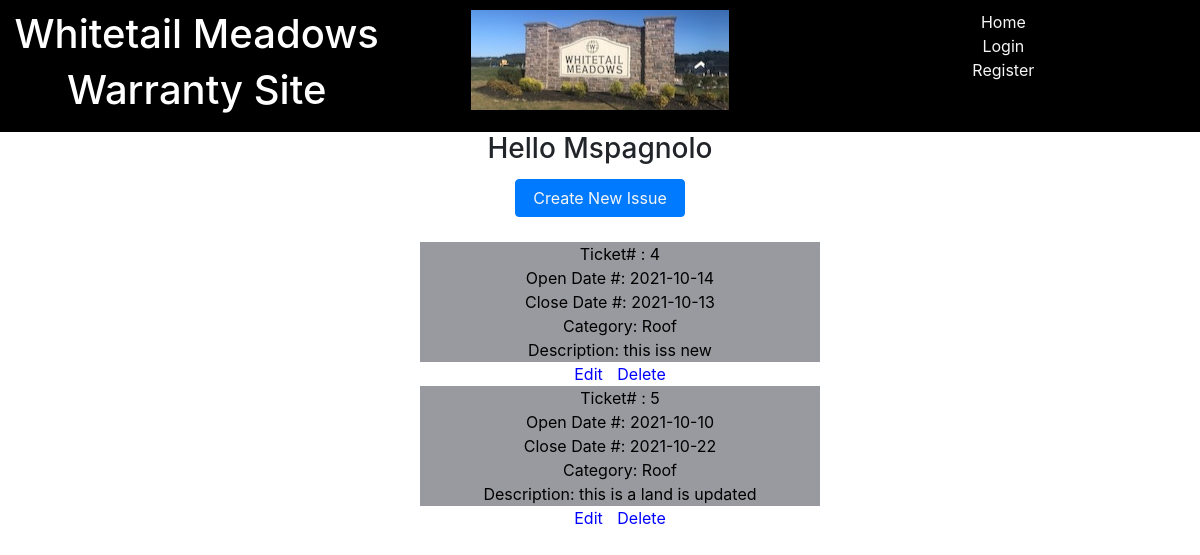
The app's page /welcome/1, older data.
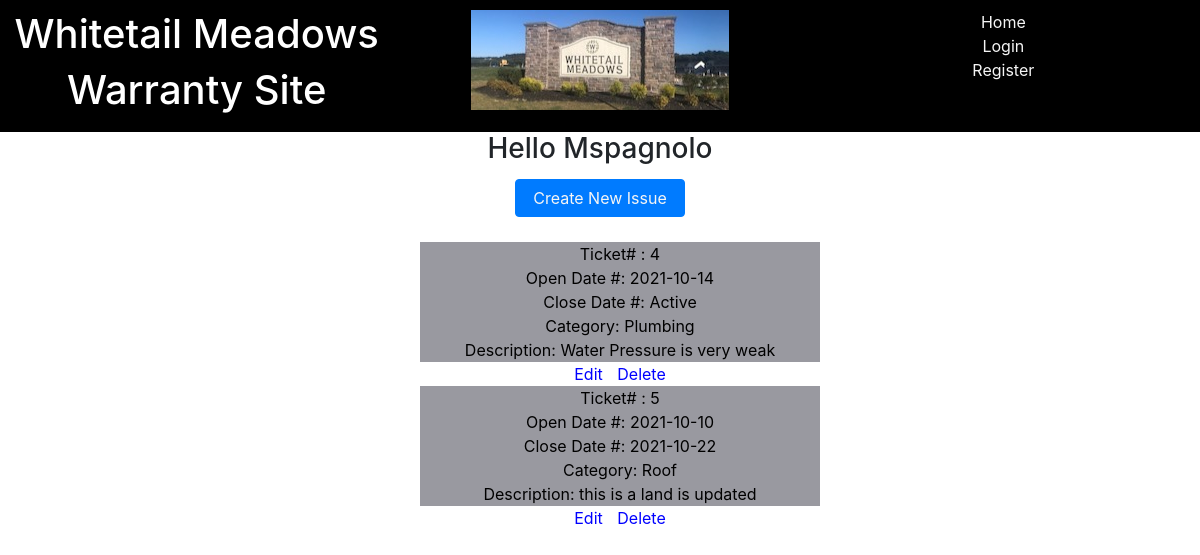
The same page, newer data.
### project_files/models.py (models this page shows, shortened)
class TicketModel(db.Model):
    __tablename__ = 'tickets'
    id = db.Column(db.Integer,primary_key=True)
    home_id = db.Column(db.Integer,db.ForeignKey('users.id'))
    desc = db.Column(db.Text)
    create_date = db.Column(db.Text) #MMDDYYYY
    close_date = db.Column(db.Text)
    category_id = db.Column(db.Integer,db.ForeignKey('category.id'))

class CategoryModel(db.Model):
    __tablename__='category'
    id = db.Column(db.Integer,primary_key=True)
    category = db.Column(db.Text)

### app.py (the view)
@app.route('/welcome/<user_id>',methods=['GET','POST'])
def welcome_user(user_id=0):
    user_id = int(user_id)
    session['user_id']=user_id
    owner = User.query.get_or_404(user_id).username
    tickets = db.session.query(CategoryModel.category,TicketModel.id,TicketModel.desc,\
        TicketModel.create_date,TicketModel.close_date)\
        .outerjoin(CategoryModel,TicketModel.category_id==CategoryModel.id).filter(TicketModel.home_id==user_id).all()
    return render_template('welcome_user.html',tickets=tickets,user_id=user_id,owner=owner)

### project_files/templates/welcome_user.html (shortened to what this page needs)
<!DOCTYPE html>
<html lang="en">
<head>
</head>
{% extends "base.html" %}
{% block content %}
<body>
    <div>
        <h3>Hello {{owner}} </h3>
        <h2>
            <h2>
                <button class="btn btn-primary"><a class="wc" href="{{url_for('add_item')}}"> Create New Issue
                    </a></button>
                <ul>
                    {% for ticket in tickets %}
                    <li class='listitem'>
                        <div>Ticket# : {{ticket.id}}</div>
                        <div>Open Date #: {{ticket.create_date}}</div>
                        <div>Close Date #:
                            {% if ticket.close_date == None %}
                            Active
                            {% else %}
                            {{ticket.close_date}}
                            {% endif %}
                        </div>
                        <div>Category: {{ticket.category}}</div>
                        <div>Description: {{ticket.desc}}</div>
                    </li>
                    <a href="/ticket/{{ticket.id}}">Edit</a>
                    <a href="{{url_for('delete',ticket_id = ticket.id)}}">Delete</a>
                    {% endfor %}
                </ul>
    </div>
</body>
{% endblock %}

Row changes from the older to the newer data that the page shows:
changed TicketModel id 4: category "Roof" → "Plumbing"; desc "this iss new" → "Water Pressure is very weak"; close_date "2021-10-13" → (not shown); now shows "Active"
